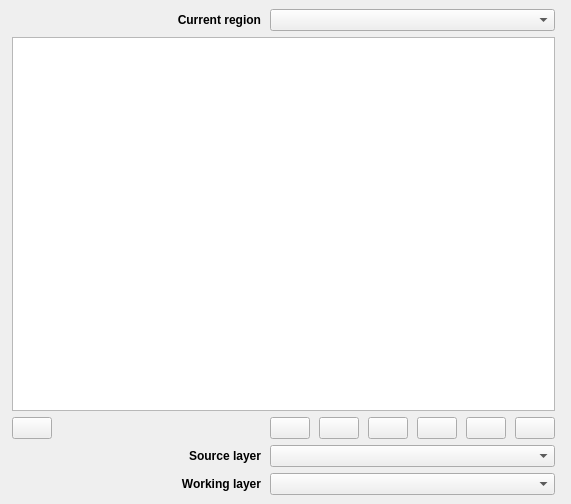
<?xml version="1.0" encoding="UTF-8"?>
<ui version="4.0">
  <class>NtrrpDockWidgetBase</class>
  <widget class="QDockWidget" name="NtrrpDockWidgetBase">
    <property name="geometry">
      <rect>
        <x>0</x>
        <y>0</y>
        <width>571</width>
        <height>504</height>
      </rect>
    </property>
    <property name="font">
      <font>
        <weight>75</weight>
        <bold>true</bold>
      </font>
    </property>
    <property name="windowIcon">
      <iconset>
        <normaloff>:/plugins/ntrrp/images/icon.png</normaloff>:/plugins/ntrrp/images/icon.png</iconset>
    </property>
    <property name="toolTip">
      <string>NAFI Burnt Areas Mapping</string>
    </property>
    <property name="windowTitle">
      <string>NAFI Burnt Areas Mapping</string>
    </property>
    <widget class="QWidget" name="dockWidgetContents">
      <layout class="QGridLayout" name="gridLayout">
        <item row="0" column="1">
          <widget class="QLabel" name="regionLabel">
            <property name="sizePolicy">
              <sizepolicy hsizetype="Fixed" vsizetype="Fixed">
                <horstretch>0</horstretch>
                <verstretch>0</verstretch>
              </sizepolicy>
            </property>
            <property name="minimumSize">
              <size>
                <width>100</width>
                <height>0</height>
              </size>
            </property>
            <property name="maximumSize">
              <size>
                <width>200</width>
                <height>16777215</height>
              </size>
            </property>
            <property name="font">
              <font>
                <weight>75</weight>
                <bold>true</bold>
              </font>
            </property>
            <property name="text">
              <string>&lt;html&gt;&lt;head/&gt;&lt;body&gt;&lt;p&gt;&lt;span style=&quot; font-weight:600;&quot;&gt;Current region&lt;/span&gt;&lt;/p&gt;&lt;/body&gt;&lt;/html&gt;</string>
            </property>
            <property name="alignment">
              <set>Qt::AlignRight|Qt::AlignTrailing|Qt::AlignVCenter</set>
            </property>
          </widget>
        </item>
        <item row="0" column="2" colspan="6">
          <widget class="QComboBox" name="regionComboBox"/>
        </item>
        <item row="1" column="0" colspan="8">
          <widget class="QTreeView" name="treeView"/>
        </item>
        <item row="2" column="0">
          <widget class="QPushButton" name="aboutButton">
            <property name="sizePolicy">
              <sizepolicy hsizetype="Fixed" vsizetype="Fixed">
                <horstretch>0</horstretch>
                <verstretch>0</verstretch>
              </sizepolicy>
            </property>
            <property name="toolTip">
              <string>About NAFI Burnt Areas Mapping …</string>
            </property>
            <property name="text">
              <string/>
            </property>
            <property name="icon">
              <iconset>
                <normaloff>:/plugins/ntrrp/images/info.png</normaloff>:/plugins/ntrrp/images/info.png</iconset>
            </property>
          </widget>
        </item>
        <item row="2" column="2">
          <widget class="QPushButton" name="refreshButton">
            <property name="sizePolicy">
              <sizepolicy hsizetype="Fixed" vsizetype="Fixed">
                <horstretch>0</horstretch>
                <verstretch>0</verstretch>
              </sizepolicy>
            </property>
            <property name="toolTip">
              <string>Refresh Region Layers</string>
            </property>
            <property name="text">
              <string/>
            </property>
            <property name="icon">
              <iconset>
                <normaloff>:/plugins/ntrrp/images/refresh.png</normaloff>:/plugins/ntrrp/images/refresh.png</iconset>
            </property>
          </widget>
        </item>
        <item row="2" column="3">
          <widget class="QPushButton" name="downloadButton">
            <property name="sizePolicy">
              <sizepolicy hsizetype="Fixed" vsizetype="Fixed">
                <horstretch>0</horstretch>
                <verstretch>0</verstretch>
              </sizepolicy>
            </property>
            <property name="toolTip">
              <string>Download Burnt Areas</string>
            </property>
            <property name="text">
              <string/>
            </property>
            <property name="icon">
              <iconset>
                <normaloff>:/plugins/ntrrp/images/download.png</normaloff>:/plugins/ntrrp/images/download.png</iconset>
            </property>
          </widget>
        </item>
        <item row="2" column="4">
          <widget class="QPushButton" name="currentMappingButton">
            <property name="sizePolicy">
              <sizepolicy hsizetype="Fixed" vsizetype="Fixed">
                <horstretch>0</horstretch>
                <verstretch>0</verstretch>
              </sizepolicy>
            </property>
            <property name="toolTip">
              <string>Download Current Mapping</string>
            </property>
            <property name="text">
              <string/>
            </property>
            <property name="icon">
              <iconset>
                <normaloff>:/plugins/ntrrp/images/mapdownload.png</normaloff>:/plugins/ntrrp/images/mapdownload.png</iconset>
            </property>
          </widget>
        </item>
        <item row="2" column="5">
          <widget class="QPushButton" name="createButton">
            <property name="sizePolicy">
              <sizepolicy hsizetype="Fixed" vsizetype="Fixed">
                <horstretch>0</horstretch>
                <verstretch>0</verstretch>
              </sizepolicy>
            </property>
            <property name="toolTip">
              <string>Create Working Burnt Areas Layer</string>
            </property>
            <property name="text">
              <string/>
            </property>
            <property name="icon">
              <iconset>
                <normaloff>:/plugins/ntrrp/images/edit.png</normaloff>:/plugins/ntrrp/images/edit.png</iconset>
            </property>
          </widget>
        </item>
        <item row="2" column="6">
          <widget class="QPushButton" name="approveButton">
            <property name="sizePolicy">
              <sizepolicy hsizetype="Fixed" vsizetype="Fixed">
                <horstretch>0</horstretch>
                <verstretch>0</verstretch>
              </sizepolicy>
            </property>
            <property name="toolTip">
              <string>Approve Selected Burnt Areas</string>
            </property>
            <property name="text">
              <string/>
            </property>
            <property name="icon">
              <iconset>
                <normaloff>:/plugins/ntrrp/images/approve.png</normaloff>:/plugins/ntrrp/images/approve.png</iconset>
            </property>
          </widget>
        </item>
        <item row="2" column="7">
          <widget class="QPushButton" name="uploadButton">
            <property name="sizePolicy">
              <sizepolicy hsizetype="Fixed" vsizetype="Fixed">
                <horstretch>0</horstretch>
                <verstretch>0</verstretch>
              </sizepolicy>
            </property>
            <property name="toolTip">
              <string>Upload Burnt Areas</string>
            </property>
            <property name="text">
              <string/>
            </property>
            <property name="icon">
              <iconset>
                <normaloff>:/plugins/ntrrp/images/upload.png</normaloff>:/plugins/ntrrp/images/upload.png</iconset>
            </property>
          </widget>
        </item>
        <item row="3" column="2" colspan="6">
          <widget class="QComboBox" name="sourceLayerComboBox"/>
        </item>
        <item row="3" column="1">
          <widget class="QLabel" name="sourceLayerLabel">
            <property name="sizePolicy">
              <sizepolicy hsizetype="Fixed" vsizetype="Fixed">
                <horstretch>0</horstretch>
                <verstretch>0</verstretch>
              </sizepolicy>
            </property>
            <property name="minimumSize">
              <size>
                <width>100</width>
                <height>0</height>
              </size>
            </property>
            <property name="maximumSize">
              <size>
                <width>200</width>
                <height>16777215</height>
              </size>
            </property>
            <property name="font">
              <font>
                <weight>75</weight>
                <bold>true</bold>
              </font>
            </property>
            <property name="text">
              <string>&lt;html&gt;&lt;head/&gt;&lt;body&gt;&lt;p&gt;&lt;span style=&quot; font-weight:600;&quot;&gt;Source layer&lt;/span&gt;&lt;/p&gt;&lt;/body&gt;&lt;/html&gt;</string>
            </property>
            <property name="alignment">
              <set>Qt::AlignRight|Qt::AlignTrailing|Qt::AlignVCenter</set>
            </property>
          </widget>
        </item>
        <item row="4" column="2" colspan="6">
          <widget class="QComboBox" name="workingLayerComboBox"/>
        </item>
        <item row="4" column="1">
          <widget class="QLabel" name="workingLayerLabel">
            <property name="sizePolicy">
              <sizepolicy hsizetype="Fixed" vsizetype="Fixed">
                <horstretch>0</horstretch>
                <verstretch>0</verstretch>
              </sizepolicy>
            </property>
            <property name="minimumSize">
              <size>
                <width>100</width>
                <height>0</height>
              </size>
            </property>
            <property name="maximumSize">
              <size>
                <width>200</width>
                <height>16777215</height>
              </size>
            </property>
            <property name="font">
              <font>
                <weight>75</weight>
                <bold>true</bold>
              </font>
            </property>
            <property name="text">
              <string>&lt;html&gt;&lt;head/&gt;&lt;body&gt;&lt;p&gt;&lt;span style=&quot; font-weight:600;&quot;&gt;Working layer&lt;/span&gt;&lt;/p&gt;&lt;/body&gt;&lt;/html&gt;</string>
            </property>
            <property name="alignment">
              <set>Qt::AlignRight|Qt::AlignTrailing|Qt::AlignVCenter</set>
            </property>
          </widget>
        </item>
      </layout>
    </widget>
  </widget>
  <resources/>
  <connections/>
</ui>
